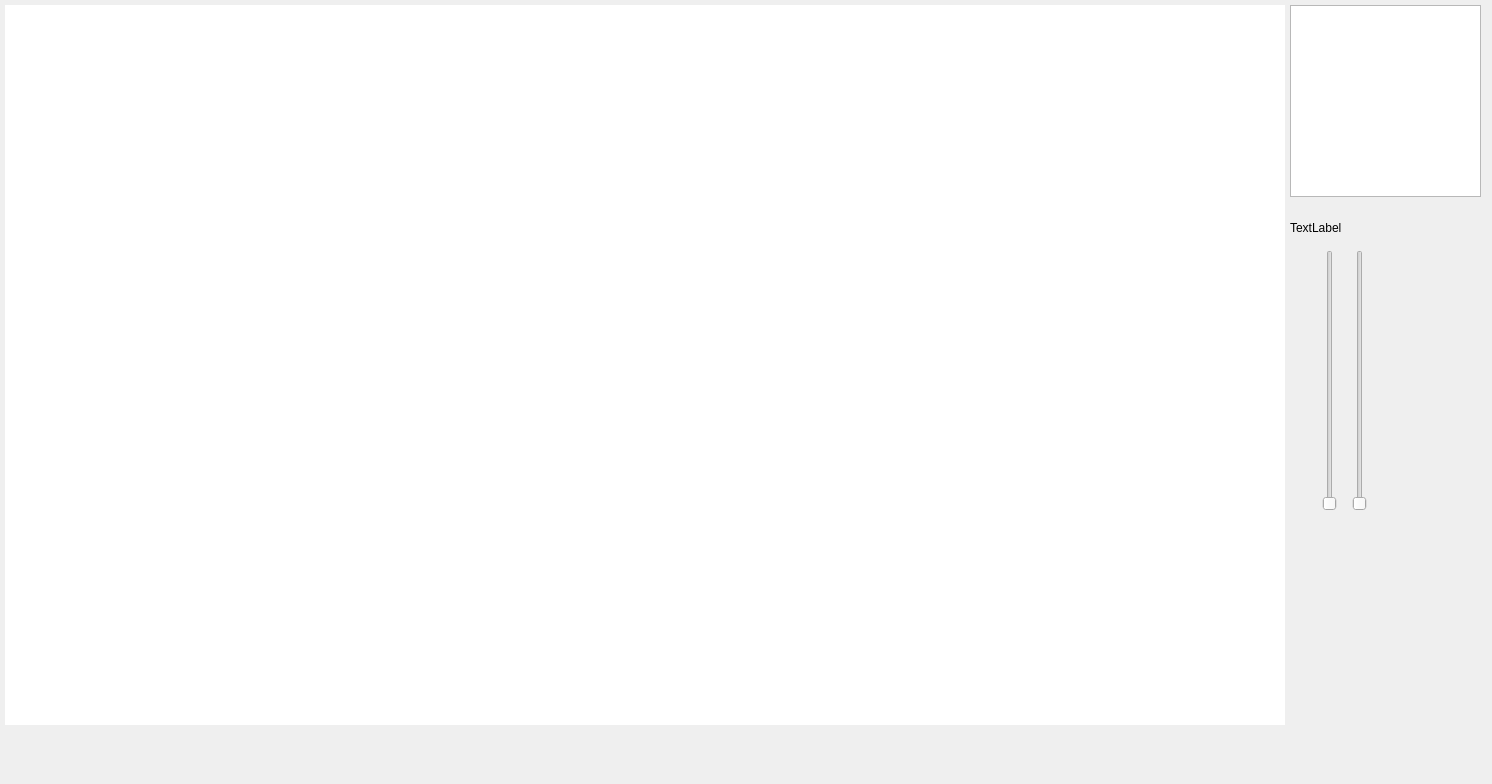
<?xml version="1.0" encoding="UTF-8"?>
<ui version="4.0">
 <class>MainWindow</class>
 <widget class="QMainWindow" name="MainWindow">
  <property name="geometry">
   <rect>
    <x>0</x>
    <y>0</y>
    <width>1492</width>
    <height>784</height>
   </rect>
  </property>
  <property name="windowTitle">
   <string>MainWindow</string>
  </property>
  <widget class="QWidget" name="centralWidget">
   <widget class="QGraphicsView" name="graphicsView">
    <property name="geometry">
     <rect>
      <x>5</x>
      <y>5</y>
      <width>1280</width>
      <height>720</height>
     </rect>
    </property>
    <property name="frameShape">
     <enum>QFrame::NoFrame</enum>
    </property>
    <property name="frameShadow">
     <enum>QFrame::Plain</enum>
    </property>
    <property name="verticalScrollBarPolicy">
     <enum>Qt::ScrollBarAlwaysOff</enum>
    </property>
    <property name="horizontalScrollBarPolicy">
     <enum>Qt::ScrollBarAlwaysOff</enum>
    </property>
   </widget>
   <widget class="QListWidget" name="listWidget">
    <property name="geometry">
     <rect>
      <x>1290</x>
      <y>5</y>
      <width>191</width>
      <height>192</height>
     </rect>
    </property>
   </widget>
   <widget class="QLabel" name="label">
    <property name="geometry">
     <rect>
      <x>1290</x>
      <y>220</y>
      <width>101</width>
      <height>16</height>
     </rect>
    </property>
    <property name="text">
     <string>TextLabel</string>
    </property>
   </widget>
   <widget class="QSlider" name="leftAudioSlider">
    <property name="enabled">
     <bool>false</bool>
    </property>
    <property name="geometry">
     <rect>
      <x>1320</x>
      <y>250</y>
      <width>20</width>
      <height>261</height>
     </rect>
    </property>
    <property name="locale">
     <locale language="German" country="Austria"/>
    </property>
    <property name="maximum">
     <number>255</number>
    </property>
    <property name="orientation">
     <enum>Qt::Vertical</enum>
    </property>
   </widget>
   <widget class="QSlider" name="rightAudioSlider">
    <property name="enabled">
     <bool>false</bool>
    </property>
    <property name="geometry">
     <rect>
      <x>1350</x>
      <y>250</y>
      <width>20</width>
      <height>261</height>
     </rect>
    </property>
    <property name="maximum">
     <number>255</number>
    </property>
    <property name="orientation">
     <enum>Qt::Vertical</enum>
    </property>
   </widget>
  </widget>
 </widget>
 <layoutdefault spacing="6" margin="11"/>
 <resources/>
 <connections/>
</ui>
